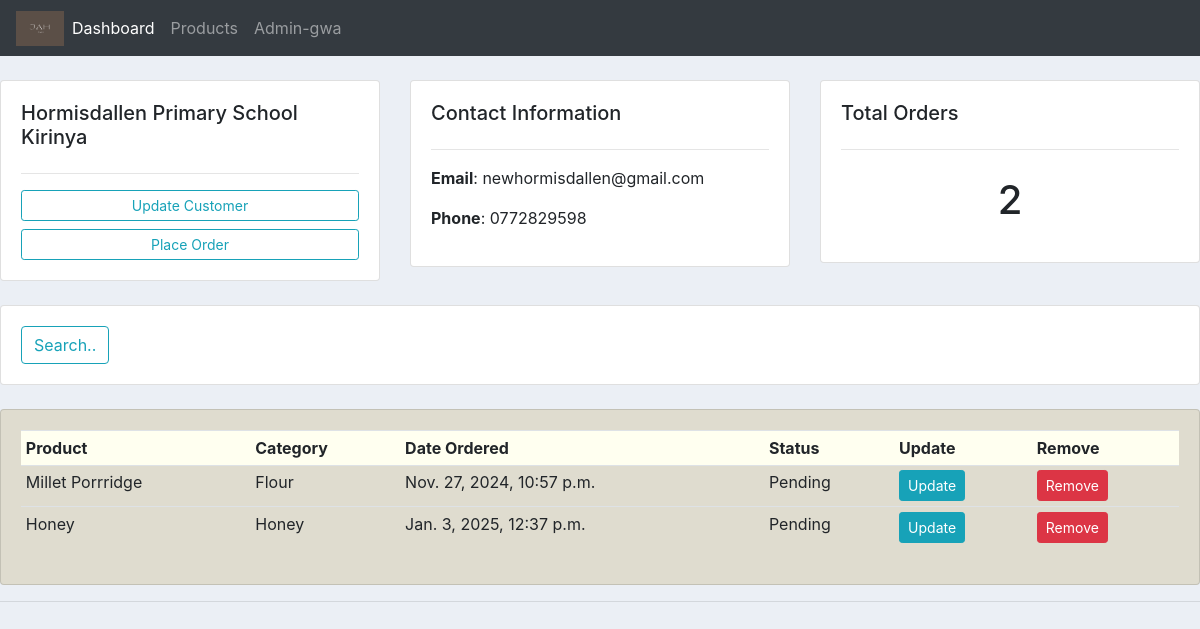
Before: /customers/1/ with the older database file.
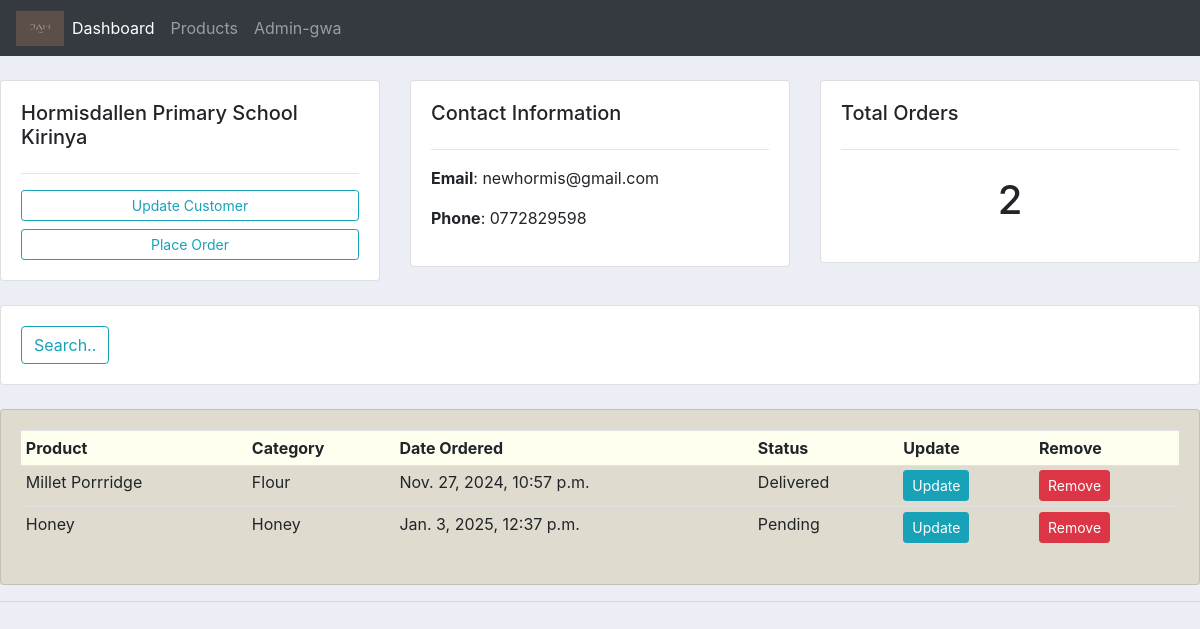
After: the same page with the newer database file.
### Jah_Accounts/models.py (models this page shows, shortened)
class Customer(models.Model):
    name = models.CharField(max_length=200, null=True)
    phone = models.CharField(max_length=200, null=True, blank=True)
    email = models.CharField(max_length=200, null=True, blank=True)
    date_created = models.DateTimeField(auto_now_add=True, null=True, blank=True)
    def __str__(self):
        return self.name

class Order(models.Model):
    STATUS = (
        ('Pending', 'Pending'),
        ('Out for delivery', 'Out for delivery'),
        ('Delivered', 'Delivered'),
    )
    Customer = models.ForeignKey(Customer, null=True, on_delete=models.SET_NULL)
    Product = models.ForeignKey(Product, null=True, on_delete=models.SET_NULL,)
    date_created = models.DateTimeField(auto_now_add=True, null=True)
    status = models.CharField(max_length=200, null=True, choices=STATUS)
    tags = models.ManyToManyField(Tag)
    Quantity = models.CharField(null=True, max_length=4)

class Product(models.Model):
    CATEGORY = (
        ('Flour', 'Flour'),
        ('Honey', 'Honey'),
        ('Spice', 'Spice'),
    )
    name = models.CharField(max_length=200, null=True)
    price = models.FloatField(null=True)
    category = models.CharField(max_length=200, null=True, choices=CATEGORY)
    description = models.CharField(max_length=200, null = True, blank = True)
    date_created = models.DateTimeField(auto_now_add=True, null=True)
    def __str__(self):
        return self.name

### Jah_Accounts/views.py (the view)
# urls.py: path('customers/<cust_id>/', views.customers, name='customers'),
def customers(request, cust_id):
    customers = Customer.objects.get(id = cust_id)
    orders = customers.order_set.all()  #need to re-go through the exact purpose of this when back online!
    order_count = orders.count()
    context = {'customers': customers, 'orders': orders, 'order_count': order_count, 'customer_name': customers,}
    return render(request, 'Jah_Accounts/Customer.html', context)

### Jah_Accounts/templates/Jah_Accounts/Customer.html
{% extends "Jah_Accounts/main.html" %}
{% block content %}
<br>
<div class="row">
    <div class="col-md">
        <div class="card card-body">
            <h5>{{customer_name}}</h5>
            <hr>
            <a class="btn btn-outline-info btn-sm btn-block" href="{% url 'updateCustomer' customers.id %}">Update Customer</a>
            <a class="btn btn-outline-info btn-sm btn-block" href="{% url 'createOrder' customers.id %}">Place Order</a>
        </div>
    </div>
    <div class="col-md">
        <div class="card card-body">
            <h5>Contact Information</h5>
            <hr>
            <p><b>Email</b>: {{customers.email}}</p>
            <p><b>Phone</b>: {{customers.phone}}</p>
        </div>
    </div>
    <div class="col-md">
        <div class="card card-body">
            <h5>Total Orders</h5>
            <hr>
            <h1 style="text-align: center; padding: 10px;">{{order_count}}</h1>
        </div>
    </div>
</div>
<br>
<div class="row">
    <div class="col">
        <div class="card card-body">
            <form method="get">
                <button class="btn btn-primry btn-outline-info" type="submit">Search..</button>
            </form>
        </div>
    </div>
</div>
<br>
<div class="row">
    <div class="col-md">
        <div class="card card-body" style="background-color: rgb(223, 220, 207);">
            <table class="table table-sm">
                <tr style="background-color: ivory;">
                    <th>Product</th>
                    <th>Category</th>
                    <th>Date Ordered</th>
                    <th>Status</th>
                    <th>Update</th>
                    <th>Remove</th>
                </tr>
                {% for order in orders %}
                  <tr>
                    <td>{{ order.Product }}</td>
                    <td>{{ order.Product.category }}</td>
                    <td>{{ order.date_created }}</td>
                    <td>{{ order.status }}</td>
                    <td><a class="btn btn-sm btn-info" href="{% url 'updateOrder' order.id %}">Update</a></td>
                    <td><a class="btn btn-sm btn-danger" href="{% url 'deleteOrder' order.id %}">Remove</a></td>
                  </tr>
                {% endfor %}
            </table>
        </div>
    </div>
</div>
{% endblock %}

Changed rows visible on the page:
changed Customer "Hormisdallen Primary School Kirinya": email "newhormisdallen@gmail.com" → "newhormis@gmail.com"
changed Order "Millet Porrridge": status "Pending" → "Delivered"
